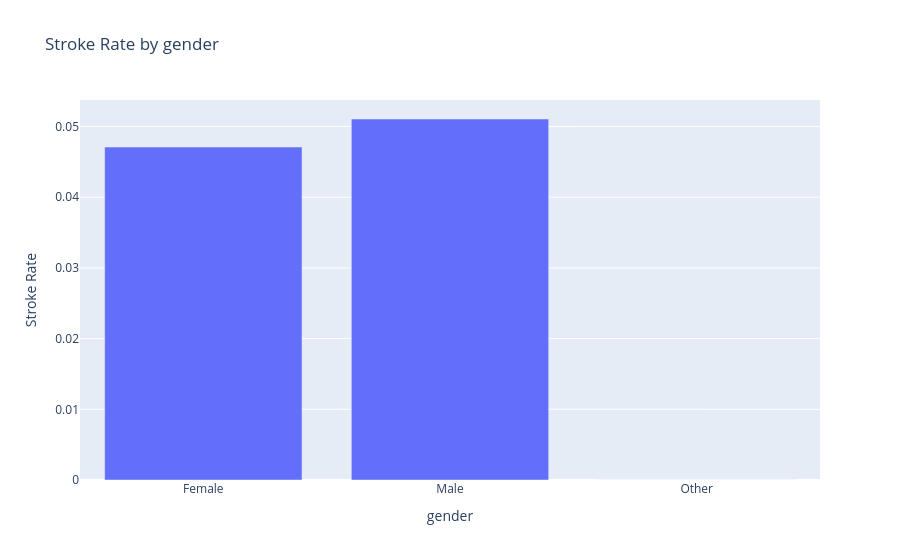
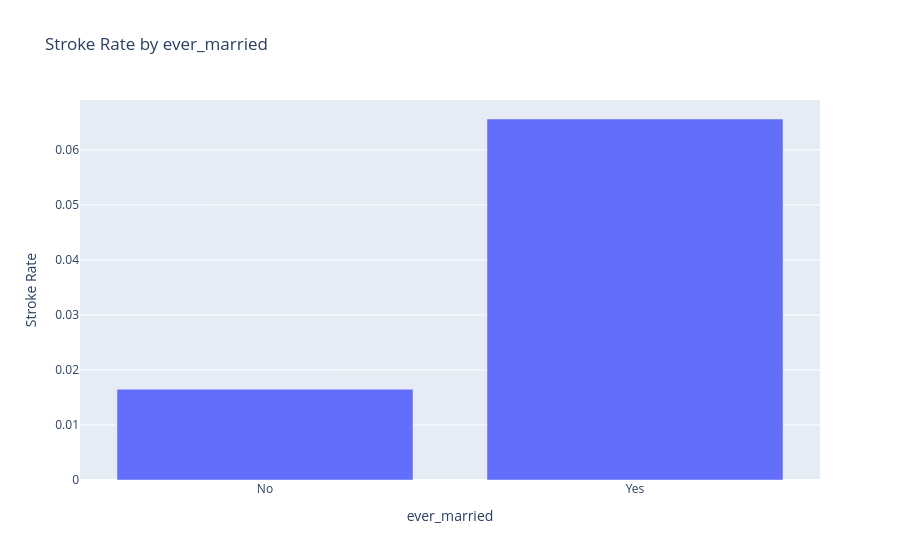
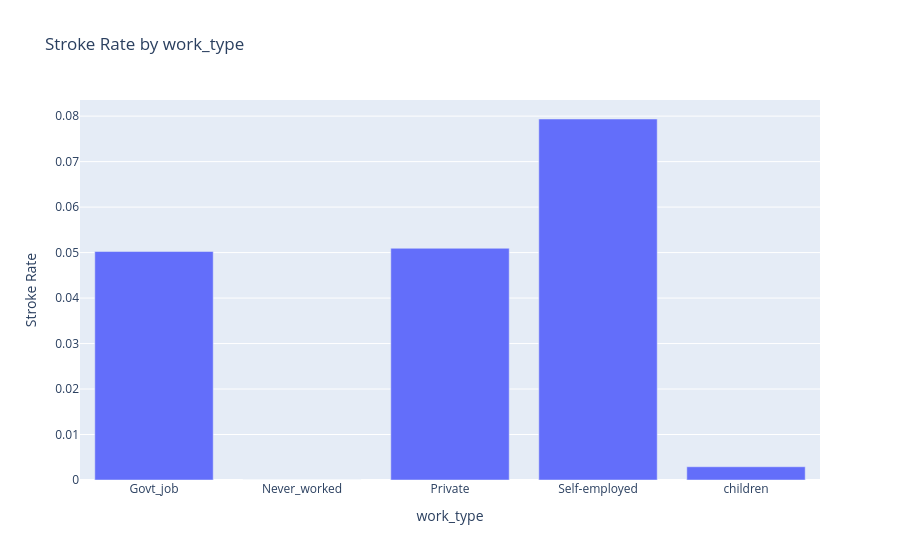
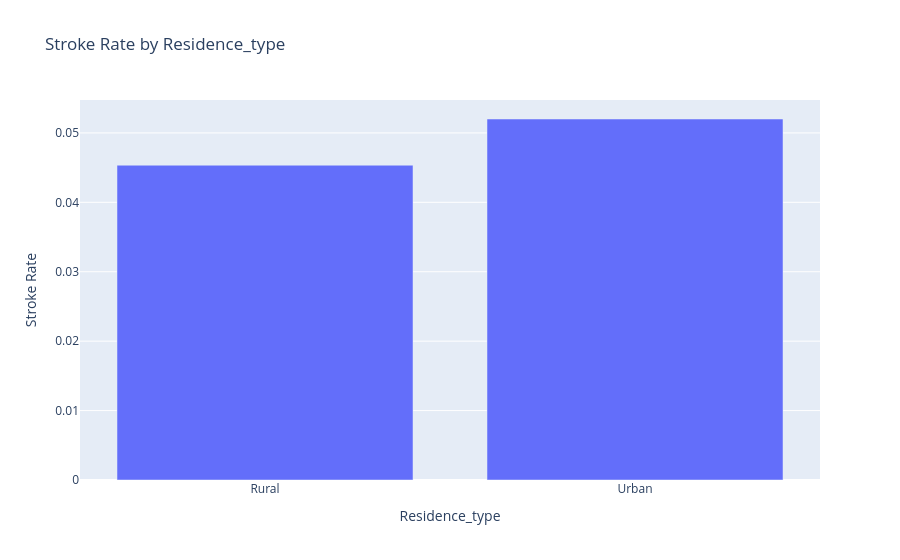

The code cell stored with these charts, in order, in its notebook:
### Code cell
categorical_cols = ['gender', 'ever_married', 'work_type', 'Residence_type', 'smoking_status']

for col in categorical_cols:
    stroke_rate = df.groupby(col)['stroke'].mean().reset_index()
    stroke_rate.columns = [col, 'stroke_rate']
    
    fig = px.bar(
        stroke_rate,
        x=col,
        y='stroke_rate',
        title=f'Stroke Rate by {col}',
        labels={col: col, 'stroke_rate': 'Stroke Rate'}
    )
    fig.show()

### Figure 1 — Plotly figure (JSON) as saved in the notebook; plotly's stock layout.template omitted (floating-point values rounded to 4 significant figures)
{"data": [{"hovertemplate": "gender=%{x}<br>Stroke Rate=%{y}<extra></extra>", "legendgroup": "", "marker": {"color": "#636efa", "pattern": {"shape": ""}}, "name": "", "orientation": "v", "showlegend": false, "textposition": "auto", "type": "bar", "x": ["Female", "Male", "Other"], "xaxis": "x", "y": [0.04709, 0.05106, 0.0], "yaxis": "y"}], "layout": {"barmode": "relative", "legend": {"tracegroupgap": 0}, "title": {"text": "Stroke Rate by gender"}, "xaxis": {"anchor": "y", "domain": [0, 1], "title": {"text": "gender"}}, "yaxis": {"anchor": "x", "domain": [0, 1], "title": {"text": "Stroke Rate"}}}}

### Figure 2 — Plotly figure (JSON) as saved in the notebook; plotly's stock layout.template omitted (floating-point values rounded to 4 significant figures)
{"data": [{"hovertemplate": "ever_married=%{x}<br>Stroke Rate=%{y}<extra></extra>", "legendgroup": "", "marker": {"color": "#636efa", "pattern": {"shape": ""}}, "name": "", "orientation": "v", "showlegend": false, "textposition": "auto", "type": "bar", "x": ["No", "Yes"], "xaxis": "x", "y": [0.01651, 0.06561], "yaxis": "y"}], "layout": {"barmode": "relative", "legend": {"tracegroupgap": 0}, "title": {"text": "Stroke Rate by ever_married"}, "xaxis": {"anchor": "y", "domain": [0, 1], "title": {"text": "ever_married"}}, "yaxis": {"anchor": "x", "domain": [0, 1], "title": {"text": "Stroke Rate"}}}}

### Figure 3 — Plotly figure (JSON) as saved in the notebook; plotly's stock layout.template omitted (floating-point values rounded to 4 significant figures)
{"data": [{"hovertemplate": "work_type=%{x}<br>Stroke Rate=%{y}<extra></extra>", "legendgroup": "", "marker": {"color": "#636efa", "pattern": {"shape": ""}}, "name": "", "orientation": "v", "showlegend": false, "textposition": "auto", "type": "bar", "x": ["Govt_job", "Never_worked", "Private", "Self-employed", "children"], "xaxis": "x", "y": [0.05023, 0.0, 0.05094, 0.07937, 0.002911], "yaxis": "y"}], "layout": {"barmode": "relative", "legend": {"tracegroupgap": 0}, "title": {"text": "Stroke Rate by work_type"}, "xaxis": {"anchor": "y", "domain": [0, 1], "title": {"text": "work_type"}}, "yaxis": {"anchor": "x", "domain": [0, 1], "title": {"text": "Stroke Rate"}}}}

### Figure 4 — Plotly figure (JSON) as saved in the notebook; plotly's stock layout.template omitted (floating-point values rounded to 4 significant figures)
{"data": [{"hovertemplate": "Residence_type=%{x}<br>Stroke Rate=%{y}<extra></extra>", "legendgroup": "", "marker": {"color": "#636efa", "pattern": {"shape": ""}}, "name": "", "orientation": "v", "showlegend": false, "textposition": "auto", "type": "bar", "x": ["Rural", "Urban"], "xaxis": "x", "y": [0.04535, 0.052], "yaxis": "y"}], "layout": {"barmode": "relative", "legend": {"tracegroupgap": 0}, "title": {"text": "Stroke Rate by Residence_type"}, "xaxis": {"anchor": "y", "domain": [0, 1], "title": {"text": "Residence_type"}}, "yaxis": {"anchor": "x", "domain": [0, 1], "title": {"text": "Stroke Rate"}}}}
